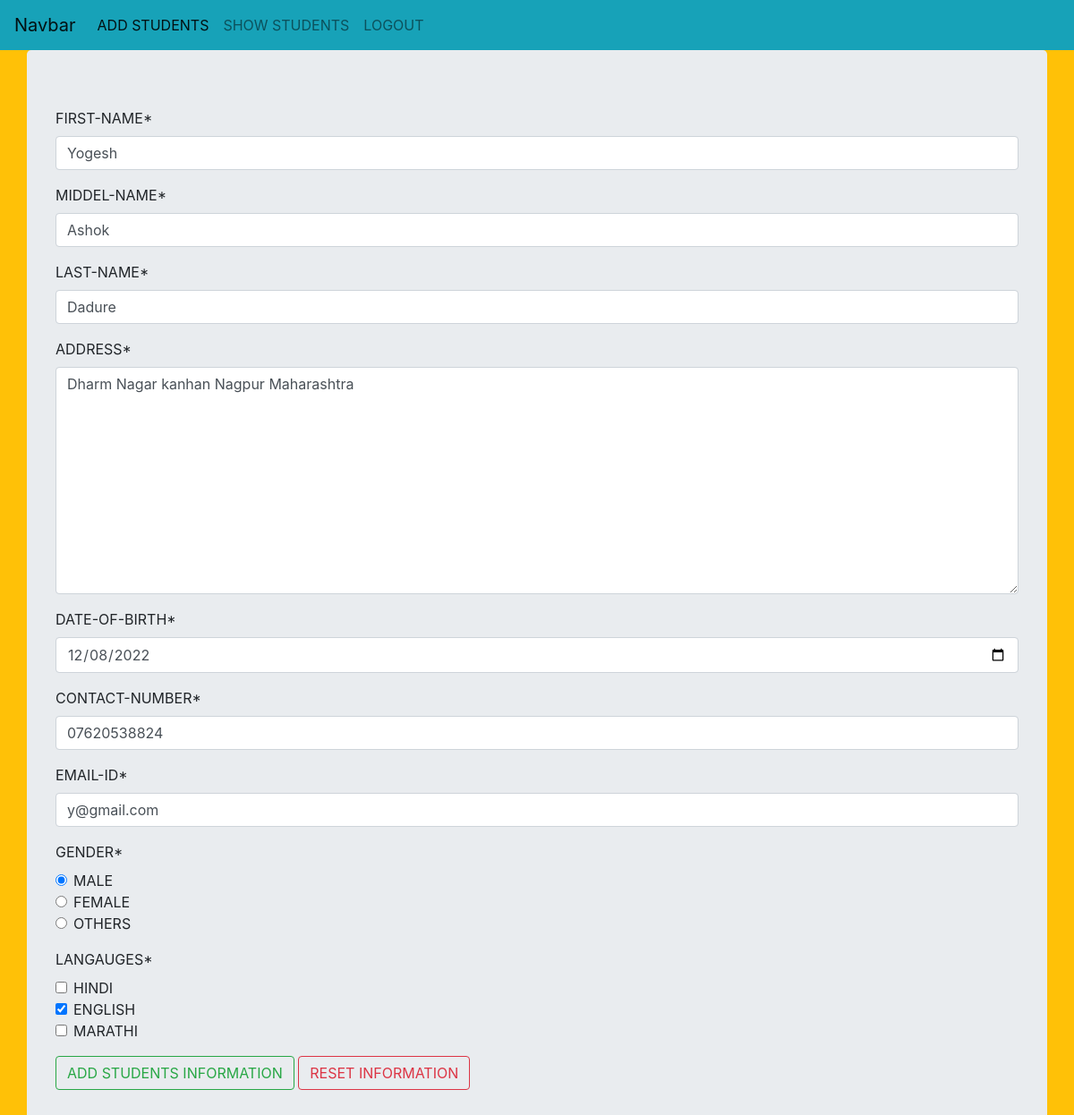
Screenshot of /a1/uv/2/ (signed in) with the database file from the repository.
### curd_app/models.py (models this page shows)
class Student(models.Model):
    fname = models.CharField(max_length=50)
    mname = models.CharField(max_length=50)
    lname = models.CharField(max_length=50)
    address = models.CharField(max_length=100)
    dob = models.DateField()
    phone = models.CharField(max_length=16)
    mail = models.EmailField()
    gender = models.CharField(max_length=50)
    langauges = models.CharField(max_length=200)

### curd_app/views.py (the view)
# urls.py: path('uv/<int:pk>/', views.StudentUpdate.as_view(), name='update_url'),
@method_decorator(login_required, name='dispatch')
class StudentUpdate(UpdateView):
    model = Student
    form_class = StudentForm
    success_url = reverse_lazy('retrieve_url')

### curd_app/forms.py
class StudentForm(forms.ModelForm):
    class Meta:
        model = Student
        fields = '__all__'
        labels = {
            'fname': 'FIRST-NAME',
            'mname': 'MIDDEL-NAME',
            'lname': 'LAST-NAME',
            'address': 'ADDRESS',
            'dob': 'DATE-OF-BIRTH',
            'phone': 'CONTACT-NUMBER',
            'mail': 'EMAIL-ID',
            'gender': 'GENDER',
            'langauges': 'LANGAUGES',
        }
        widgets = {
            'address': forms.Textarea(attrs={'placeholder': 'E.g. kanhan 441401'}),
            'dob': forms.DateInput(attrs={'type': 'date'}),
            'gender': forms.RadioSelect(choices=ge),
            'langauges': forms.CheckboxSelectMultiple(choices=la)
        }

### templates/curd_app/student_form.html (shortened to what this page needs)
{% extends 'layout.html' %}
{% load crispy_forms_tags %}
{% block content %}
     <div class="jumbotron container">
       <form method="POST">
         {{form| crispy}}
         <input type="submit" value="ADD STUDENTS INFORMATION" class="btn btn-outline-success">
         <input type="reset" value="RESET INFORMATION" class="btn btn-outline-danger">
       </form>
   </div>
{% endblock %}

### rows the page displays
Student: fname "Yogesh", mname "Ashok", lname "Dadure", address "Dharm Nagar kanhan Nagpur Maharashtra", dob "12/08/2022", phone "07620538824", mail "y@gmail.com", gender "☑ MALE ☐ FEMALE ☐ OTHERS", langauges "☐ ☑ ☐"
